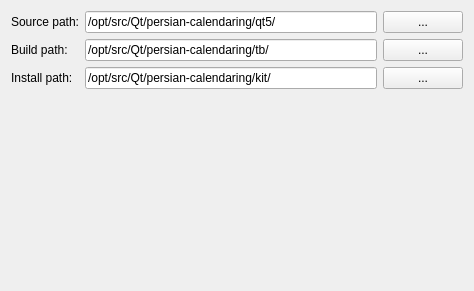
<?xml version="1.0" encoding="UTF-8"?>
<ui version="4.0">
 <class>PageSelectPaths</class>
 <widget class="QWizardPage" name="PageSelectPaths">
  <property name="geometry">
   <rect>
    <x>0</x>
    <y>0</y>
    <width>474</width>
    <height>291</height>
   </rect>
  </property>
  <property name="windowTitle">
   <string>WizardPage</string>
  </property>
  <property name="title">
   <string>Select paths</string>
  </property>
  <layout class="QFormLayout" name="formLayout">
   <item row="0" column="0">
    <widget class="QLabel" name="label">
     <property name="text">
      <string>Source path:</string>
     </property>
    </widget>
   </item>
   <item row="0" column="1">
    <layout class="QHBoxLayout" name="horizontalLayout">
     <item>
      <widget class="QLineEdit" name="lineEditSourcePath">
       <property name="text">
        <string>/opt/src/Qt/persian-calendaring/qt5/</string>
       </property>
      </widget>
     </item>
     <item>
      <widget class="QPushButton" name="pushButtonSelectSourcePath">
       <property name="sizePolicy">
        <sizepolicy hsizetype="Maximum" vsizetype="Fixed">
         <horstretch>0</horstretch>
         <verstretch>0</verstretch>
        </sizepolicy>
       </property>
       <property name="text">
        <string>...</string>
       </property>
      </widget>
     </item>
    </layout>
   </item>
   <item row="1" column="0">
    <widget class="QLabel" name="label_2">
     <property name="text">
      <string>Build path:</string>
     </property>
    </widget>
   </item>
   <item row="1" column="1">
    <layout class="QHBoxLayout" name="horizontalLayout_2">
     <item>
      <widget class="QLineEdit" name="lineEditBuildPath">
       <property name="text">
        <string>/opt/src/Qt/persian-calendaring/tb/</string>
       </property>
      </widget>
     </item>
     <item>
      <widget class="QPushButton" name="pushButtonSelectBuildPath">
       <property name="sizePolicy">
        <sizepolicy hsizetype="Maximum" vsizetype="Fixed">
         <horstretch>0</horstretch>
         <verstretch>0</verstretch>
        </sizepolicy>
       </property>
       <property name="text">
        <string>...</string>
       </property>
      </widget>
     </item>
    </layout>
   </item>
   <item row="2" column="0">
    <widget class="QLabel" name="label_3">
     <property name="text">
      <string>Install path:</string>
     </property>
    </widget>
   </item>
   <item row="2" column="1">
    <layout class="QHBoxLayout" name="horizontalLayout_3">
     <item>
      <widget class="QLineEdit" name="lineEditInstallPath">
       <property name="text">
        <string>/opt/src/Qt/persian-calendaring/kit/</string>
       </property>
      </widget>
     </item>
     <item>
      <widget class="QPushButton" name="pushButtonSelectInstallPath">
       <property name="sizePolicy">
        <sizepolicy hsizetype="Maximum" vsizetype="Fixed">
         <horstretch>0</horstretch>
         <verstretch>0</verstretch>
        </sizepolicy>
       </property>
       <property name="text">
        <string>...</string>
       </property>
      </widget>
     </item>
    </layout>
   </item>
  </layout>
 </widget>
 <resources/>
 <connections/>
</ui>
